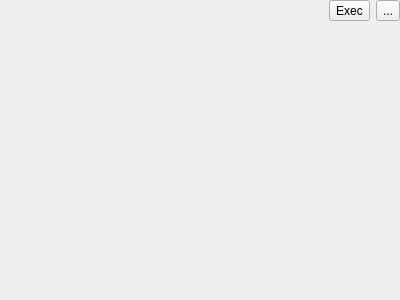
<?xml version="1.0" encoding="UTF-8"?>
<ui version="4.0">
 <class>moveit_rviz_plugin::TaskPanel</class>
 <widget class="QWidget" name="moveit_rviz_plugin::TaskPanel">
  <property name="geometry">
   <rect>
    <x>0</x>
    <y>0</y>
    <width>400</width>
    <height>300</height>
   </rect>
  </property>
  <property name="windowTitle">
   <string>Tasks Panel</string>
  </property>
  <layout class="QVBoxLayout" name="verticalLayout">
   <property name="leftMargin">
    <number>0</number>
   </property>
   <property name="topMargin">
    <number>0</number>
   </property>
   <property name="rightMargin">
    <number>0</number>
   </property>
   <property name="bottomMargin">
    <number>0</number>
   </property>
   <item>
    <layout class="QHBoxLayout" name="tool_buttons_layout">
     <item>
      <spacer name="spacer">
       <property name="orientation">
        <enum>Qt::Horizontal</enum>
       </property>
       <property name="sizeHint" stdset="0">
        <size>
         <width>40</width>
         <height>20</height>
        </size>
       </property>
      </spacer>
     </item>
     <item>
      <widget class="QToolButton" name="button_exec_solution">
       <property name="text">
        <string>Exec</string>
       </property>
      </widget>
     </item>
     <item>
      <widget class="QToolButton" name="button_show_stage_dock_widget">
       <property name="text">
        <string>...</string>
       </property>
       <property name="icon">
        <iconset resource="resources.qrc">
         <normaloff>:/icons/new-stage.png</normaloff>:/icons/new-stage.png</iconset>
       </property>
      </widget>
     </item>
    </layout>
   </item>
   <item>
    <widget class="QStackedWidget" name="stackedWidget"/>
   </item>
  </layout>
 </widget>
 <resources>
  <include location="resources.qrc"/>
 </resources>
 <connections/>
</ui>
